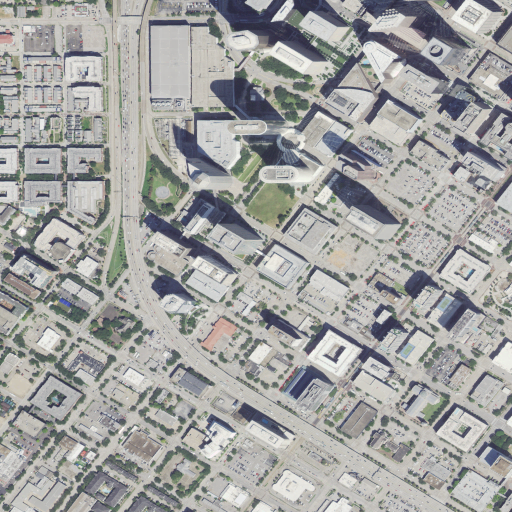
#> input picture data/naip_raw.png, 1024 x 1024 px (shown at 1/2 size); its folder holds only this picture in this run
$ python dip_pipeline.py   (older library calls are emulated)
#> lines starting #> are read from the running program, lines starting #| are printed output that depends on the picture; after the words box and inside, x2 and y2 are one past the last pixel; in counts of white or black regions, pixels touching at a corner belong together
"""
Urban Land Cover Analysis Pipeline
Group H - Nisarg Shah, Ansar Ur Rahman Mohammed
Digital Image Processing course project

Implements every stage from the proposal on a real 1024x1024 NAIP (1 m) crop
of the I-45/I-59 interchange / Buffalo Bayou, downtown Houston, TX:
  Point Processing      : gamma correction, linear contrast stretch
  Histogram Processing  : CLAHE (vs. global HE for justification)
  Spatial Filtering     : median filtering, Laplacian/unsharp sharpening
  Frequency-Domain      : FFT low-pass / high-pass
  Edge & Corner Det.    : Canny, Harris
  Optional extension    : YOLOv8 pretrained detector on the same crop

Every tunable parameter is derived from the image's own statistics (not a
fixed default) and logged to outputs/metrics.json with the numbers that
justify it, per the proposal's promise to justify parameters quantitatively.
"""
import json
import os

import cv2
import numpy as np
import matplotlib
matplotlib.use("Agg")
import matplotlib.pyplot as plt

BASE = os.path.dirname(os.path.dirname(os.path.abspath(__file__)))
DATA = os.path.join(BASE, "data")
OUT = os.path.join(BASE, "outputs")
os.makedirs(OUT, exist_ok=True)

metrics = {}


def save(name, img):
    cv2.imwrite(os.path.join(OUT, name), img)


def to_gray(bgr):
    return cv2.cvtColor(bgr, cv2.COLOR_BGR2GRAY)


# ---------------------------------------------------------------------------
# 0. Load
# ---------------------------------------------------------------------------
raw_path = os.path.join(DATA, "naip_raw.png")
color = cv2.imread(raw_path, cv2.IMREAD_COLOR)
#> color is the input picture: shape (1024, 1024, 3); mean B, G, R 160.4, 161.9, 161.4
if color is None:
    raise SystemExit(f"could not read {raw_path}")
gray = to_gray(color)
save("00_original_color.png", color)
save("01_original_gray.png", gray)
metrics["source"] = {
    "file": "naip_raw.png",
    "size_px": list(gray.shape[::-1]),
    "resolution_m_per_px": 1.0,
    "provider": "USGS NAIP (National Map ImageServer), U.S. Government public domain",
    "scene": "I-45/I-59 interchange & Buffalo Bayou, downtown Houston, TX",
}

# ---------------------------------------------------------------------------
# 1. POINT PROCESSING
# ---------------------------------------------------------------------------
# 1a. Gamma correction, tuned to the scene's own shadow intensity.
# "Shadow" pixels = darkest quartile of the image (building shadow sides /
# tree-canopy interiors). Pick gamma so their mean maps close to a mid-gray
# target of 110/255, brightening them without blowing out bright pavement.
shadow_thresh = np.percentile(gray, 25)
#> shadow_thresh = 125
shadow_mask = gray <= shadow_thresh
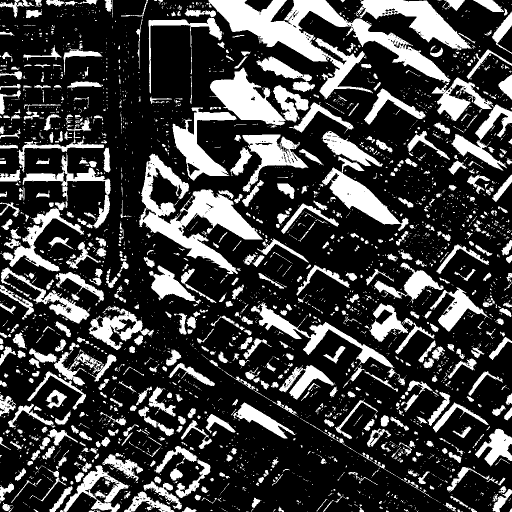
#> shadow_mask: shape (1024, 1024) bool (shown at 1/2 size); 25.2% white; 3174 white regions (2490 under 20 px), largest, box (x1, y1, x2, y2) and area: (417, 0, 1024, 280) 30681, (278, 307, 526, 548) 17214, (711, 0, 943, 101) 8418
shadow_mean = float(gray[shadow_mask].mean())
#> shadow_mean = 89.5
target = 110.0
gray_n = gray.astype(np.float64) / 255.0
if 0 < shadow_mean < 255:
    # out = in^(1/gamma)  =>  gamma = ln(in)/ln(out)
    gamma = float(np.log(shadow_mean / 255.0) / np.log(target / 255.0))
#> gamma = 1.25
else:
    gamma = 1.0
gamma = float(np.clip(gamma, 0.3, 3.0))
gamma_img = np.power(gray_n, 1.0 / gamma)
gamma_img = np.clip(gamma_img * 255.0, 0, 255).astype(np.uint8)
save("02a_gamma_corrected.png", gamma_img)
new_shadow_mean = float(gamma_img[shadow_mask].mean())
#> new_shadow_mean = 109.1
metrics["gamma_correction"] = {
    "shadow_pixel_definition": "darkest 25th percentile of scene",
    "shadow_intensity_threshold": float(shadow_thresh),
    "mean_shadow_intensity_before": shadow_mean,
    "target_mean_shadow_intensity": target,
    "gamma_used": gamma,
    "mean_shadow_intensity_after": new_shadow_mean,
}

# 1b. Linear contrast stretch using a robust percentile clip (2nd/98th),
# not a fixed 0-255 assumption, applied to the gamma-corrected image.
p2, p98 = np.percentile(gamma_img, [2, 98])
#> p2 = 80; p98 = 233
stretched = np.clip((gamma_img.astype(np.float64) - p2) * 255.0 / max(p98 - p2, 1e-6), 0, 255).astype(np.uint8)
save("02b_contrast_stretched.png", stretched)
metrics["linear_contrast_stretch"] = {
    "p2": float(p2), "p98": float(p98),
    "dynamic_range_before": int(gamma_img.max()) - int(gamma_img.min()),
    "dynamic_range_after": int(stretched.max()) - int(stretched.min()),
}

# ---------------------------------------------------------------------------
# 2. HISTOGRAM PROCESSING: CLAHE, benchmarked against global HE
# ---------------------------------------------------------------------------
clahe = cv2.createCLAHE(clipLimit=2.5, tileGridSize=(8, 8))
clahe_img = clahe.apply(stretched)
global_he = cv2.equalizeHist(stretched)
save("03a_clahe.png", clahe_img)
save("03b_global_hist_eq_for_comparison.png", global_he)


def local_std_map(img, k=16):
#> called with k = 16
    f = img.astype(np.float32)
    mean = cv2.blur(f, (k, k))
    sq_mean = cv2.blur(f * f, (k, k))
    var = np.clip(sq_mean - mean * mean, 0, None)
    return np.sqrt(var)


clahe_std_map = local_std_map(clahe_img)
global_std_map = local_std_map(global_he)
orig_std_map = local_std_map(stretched)
# Balance metric: how evenly each method *increases* local contrast, in the
# scene's darkest quartile (shadowed) vs. brightest quartile (pavement/water
# glare), relative to the pre-equalization baseline. Global HE applies one
# mapping to the whole histogram, so its contrast *gain* should skew toward
# whichever tone band dominates that histogram; CLAHE, being tile-local,
# should gain both bands more evenly (gain ratio closer to 1.0).
bright_mask = gray >= np.percentile(gray, 75)
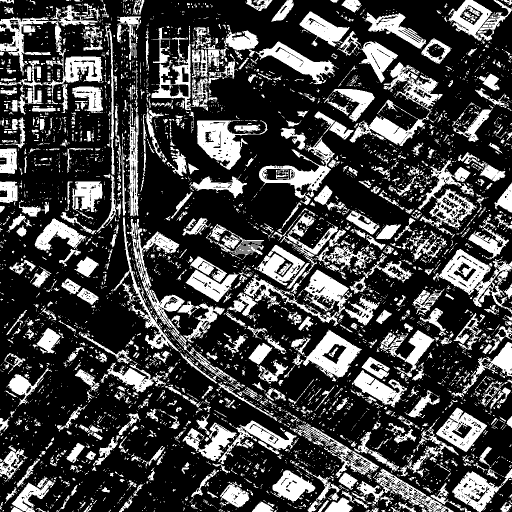
#> bright_mask: shape (1024, 1024) bool (shown at 1/2 size); 27.3% white; 4915 white regions (4075 under 20 px), largest, box (x1, y1, x2, y2) and area: (866, 498, 1024, 628) 6487, (487, 539, 704, 652) 6356, (260, 438, 486, 781) 6242
orig_dark = float(orig_std_map[shadow_mask].mean())
#> orig_dark = 53.98
orig_bright = float(orig_std_map[bright_mask].mean())
#> orig_bright = 38.94
clahe_dark = float(clahe_std_map[shadow_mask].mean())
#> clahe_dark = 53.93
clahe_bright = float(clahe_std_map[bright_mask].mean())
#> clahe_bright = 44.58
global_dark = float(global_std_map[shadow_mask].mean())
#> global_dark = 49.05
global_bright = float(global_std_map[bright_mask].mean())
#> global_bright = 53.33
clahe_gain_dark = clahe_dark / max(orig_dark, 1e-6)
#> clahe_gain_dark = 0.999
clahe_gain_bright = clahe_bright / max(orig_bright, 1e-6)
#> clahe_gain_bright = 1.14
global_gain_dark = global_dark / max(orig_dark, 1e-6)
#> global_gain_dark = 0.909
global_gain_bright = global_bright / max(orig_bright, 1e-6)
#> global_gain_bright = 1.37
clahe_gain_balance = clahe_gain_dark / max(clahe_gain_bright, 1e-6)
#> clahe_gain_balance = 0.873
global_gain_balance = global_gain_dark / max(global_gain_bright, 1e-6)
#> global_gain_balance = 0.663
metrics["clahe"] = {
    "clip_limit": 2.5, "tile_grid": [8, 8],
    "mean_local_std_overall": {"clahe": float(clahe_std_map.mean()), "global_he": float(global_std_map.mean())},
    "mean_local_std_pre_equalization": {"dark_quartile": orig_dark, "bright_quartile": orig_bright},
    "contrast_gain_in_dark_quartile": {"clahe": clahe_gain_dark, "global_he": global_gain_dark},
    "contrast_gain_in_bright_quartile": {"clahe": clahe_gain_bright, "global_he": global_gain_bright},
    "dark_to_bright_gain_balance_ratio": {"clahe": clahe_gain_balance, "global_he": global_gain_balance},
    "more_balanced_method": "clahe" if abs(clahe_gain_balance - 1) < abs(global_gain_balance - 1) else "global_he",
    "note": "gain = local-std(output)/local-std(pre-equalization input) in that tone "
            "band; balance ratio = dark-band gain / bright-band gain, closer to 1.0 "
            "means the method boosted local contrast about as much in shadows as in "
            "bright pavement instead of skewing toward one band. 'more_balanced_method' "
            "is computed from the logged ratios, not assumed.",
}

# ---------------------------------------------------------------------------
# 3. SPATIAL FILTERING: median denoise, then Laplacian/unsharp sharpening
# ---------------------------------------------------------------------------
# Real NAIP crop is fairly clean, so to genuinely exercise + validate the
# median filter we add a controlled amount of salt-and-pepper noise first,
# denoise it, and report how much is recovered (this is stated in the
# report; the *sharpening* stage below still runs on the real, noise-free
# CLAHE image, matching the proposal's road/building use case).
rng = np.random.default_rng(0)
noisy = clahe_img.copy()
sp_amount = 0.02
n_pixels = int(sp_amount * noisy.size)
#> n_pixels = 20971
ys = rng.integers(0, noisy.shape[0], n_pixels)
xs = rng.integers(0, noisy.shape[1], n_pixels)
half = n_pixels // 2
#> half = 10485
noisy[ys[:half], xs[:half]] = 255
noisy[ys[half:], xs[half:]] = 0
save("04a_synthetic_noisy_input.png", noisy)

edges_clean = cv2.Laplacian(clahe_img, cv2.CV_32F)
candidates = []
for k in (3, 5, 7):
    med = cv2.medianBlur(noisy, k)
    err = float(np.mean((med.astype(np.float32) - clahe_img.astype(np.float32)) ** 2))
    edges_med = cv2.Laplacian(med, cv2.CV_32F)
    edge_corr = float(np.corrcoef(edges_clean.flatten(), edges_med.flatten())[0, 1])
    candidates.append({"k": k, "mse": err, "edge_corr": edge_corr, "img": med})
    if k == 5:
        save("04b_median_k5.png", med)
#> this loop made 3 passes
#> (err, edge_corr) on passes 1 to 3: (156.2, 0.593), (388.7, 0.381), (622.4, 0.274)
#> pass 1, `edges_med = cv2.Laplacian(med, cv2.CV_32F)`:
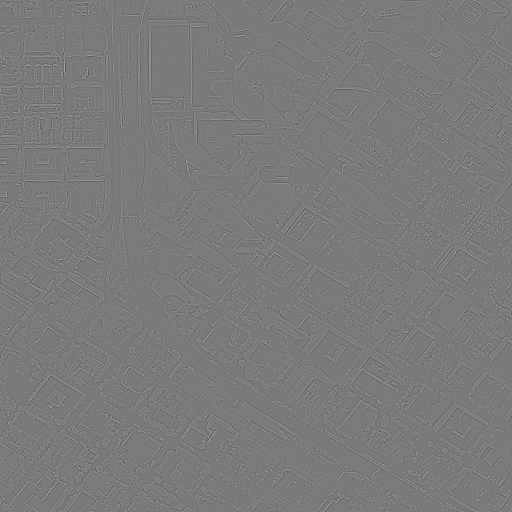
#> edges_med: shape (1024, 1024) float32 (shown at 1/2 size); min -368, max 397, mean 0; drawn with min black and max white
#> after the loop, candidates = 3 items
best_mse = min(c["mse"] for c in candidates)
#> best_mse = 156.2
# smallest kernel whose MSE is within 10% of the best (avoids over-blurring
# with a larger kernel once returns diminish)
chosen = next(c for c in candidates if c["mse"] <= best_mse * 1.10)
#> chosen = 4 items
best_k, best_score, best_edge_corr = chosen["k"], chosen["mse"], chosen["edge_corr"]
#> best_k = 3; best_score = 156.2; best_edge_corr = 0.593
median_img = chosen["img"]
save("04c_median_denoised_chosen.png", median_img)
metrics["median_filter"] = {
    "noise_injected": "salt_and_pepper", "amount": sp_amount,
    "candidates": [{"k": c["k"], "mse_vs_clean": c["mse"], "edge_corr_vs_clean": c["edge_corr"]} for c in candidates],
    "kernel_chosen": best_k,
    "selection_rule": "smallest kernel within 10% of the minimum MSE vs. the clean "
                       "(pre-noise) reference, i.e. the smallest window that still "
                       "removes the salt-and-pepper noise without unnecessary blur",
    "mse_vs_clean_at_chosen_k": best_score,
    "edge_correlation_at_chosen_k": best_edge_corr,
}

# Laplacian / unsharp-mask sharpening, on the clean CLAHE image (roads &
# building boundaries), weight chosen to avoid ringing/overshoot.
lap = cv2.Laplacian(clahe_img, cv2.CV_64F, ksize=3)
# The CLAHE output already spans the full 0-255 range on this scene, so any
# unsharp weight clips *some* pixels at hard roof/road edges. Pick the
# largest weight tested that keeps clipping to a small, bounded fraction
# (<=5% of pixels), i.e. the strongest sharpening still safe from visible
# overshoot/ringing on most of the frame.
weight_candidates = [0.01, 0.02, 0.03, 0.05, 0.1, 0.15, 0.2, 0.3, 0.4, 0.6]
clip_budget = 0.05
weight_trials = []
for w in weight_candidates:
    trial = np.clip(clahe_img.astype(np.float64) - w * lap, 0, 255).astype(np.uint8)
    frac = float(np.mean((trial == 255) | (trial == 0)))
    trial_lap = cv2.Laplacian(trial, cv2.CV_64F, ksize=3)
    hf_energy = float(np.mean(np.abs(trial_lap)))
    weight_trials.append({"weight": w, "clipped_pixel_fraction": frac, "high_freq_energy": hf_energy})
#> this loop made 10 passes
#> (frac, hf_energy) on passes 1 to 10: (0.025, 114.5), (0.0292, 122.9), (0.0345, 131.6), (0.0459, 149), (0.0785, 190.9), (0.113, 229.2), (0.147, 263.7), (0.212, 322.3), (0.268, 370.1), (0.358, 444.3)
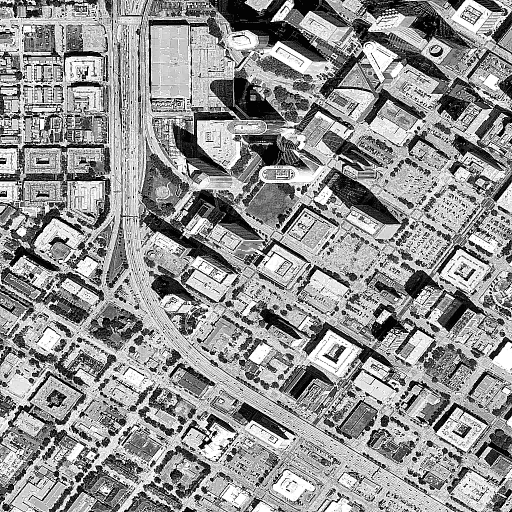
#> trial: shape (1024, 1024) (shown at 1/2 size); min 0, max 255, mean 146.6
#> after the loop, weight_trials = 10 items

under_budget = [t for t in weight_trials if t["clipped_pixel_fraction"] <= clip_budget]
#> under_budget = 4 items
chosen = under_budget[-1] if under_budget else weight_trials[0]
#> chosen = {'weight': 0.05, 'clipped_pixel_fraction': 0.0459, 'high_freq_energy': 149}
sharpen_weight = chosen["weight"]
#> sharpen_weight = 0.05
sharp = np.clip(clahe_img.astype(np.float64) - sharpen_weight * lap, 0, 255).astype(np.uint8)
overshoot_frac = chosen["clipped_pixel_fraction"]
#> overshoot_frac = 0.0459
save("04d_laplacian_sharpened.png", sharp)
metrics["laplacian_sharpening"] = {
    "kernel_size": 3,
    "weights_tested": weight_trials,
    "weight_chosen": sharpen_weight,
    "clip_budget": clip_budget,
    "clipped_pixel_fraction": overshoot_frac,
    "note": "largest weight tested that keeps clipped (0/255) pixel fraction at or "
            f"below the {int(clip_budget*100)}% budget, to bound overshoot/ringing "
            "on high-contrast roof/road edges while still sharpening",
}

# ---------------------------------------------------------------------------
# 4. FREQUENCY-DOMAIN FILTERING
# ---------------------------------------------------------------------------
f = np.fft.fft2(gray.astype(np.float64))
fshift = np.fft.fftshift(f)
mag = np.log(np.abs(fshift) + 1)
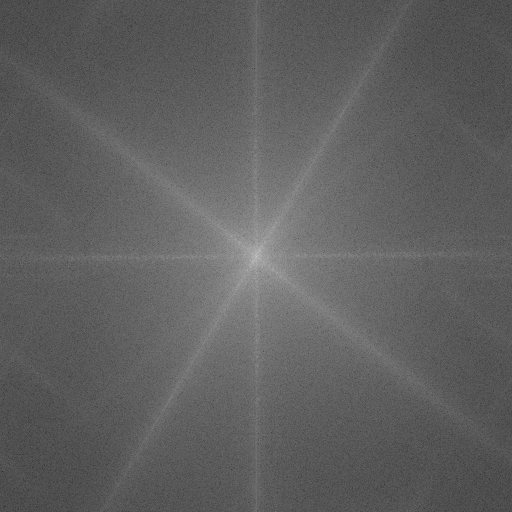
#> mag: shape (1024, 1024) float64 (shown at 1/2 size); min 2.88, max 18.95, mean 8.92; drawn with min black and max white
mag_img = cv2.normalize(mag, None, 0, 255, cv2.NORM_MINMAX).astype(np.uint8)
save("05a_fft_magnitude_spectrum.png", mag_img)

h, w = gray.shape
#> h = 1024; w = 1024
cy, cx = h // 2, w // 2
#> cy = 512; cx = 512
Y, X = np.ogrid[:h, :w]
#> Y = 1024 values from 0 to 1023
r = np.sqrt((X - cx) ** 2 + (Y - cy) ** 2).astype(np.int32)
power = np.abs(fshift) ** 2
radial_power = np.bincount(r.ravel(), weights=power.ravel())
#> radial_power = 725 values, max 2.87e+16 at index 0, min 3984016 at index 724, mean 4.3e+13
radial_count = np.bincount(r.ravel())
radial_profile = radial_power / np.maximum(radial_count, 1)
#> radial_profile = 725 values, max 2.87e+16 at index 0, min 3984016 at index 724, mean 3.96e+13
# Exclude the DC bin (r=0, the image mean) from the cumulative-power target:
# it alone can hold most of the energy and would trivially satisfy any
# threshold at radius 0. The cutoff is chosen from the AC (non-DC) power.
ac_power = radial_power.copy()
#> ac_power has the same summary as radial_power
ac_power[0] = 0.0
cum_power = np.cumsum(ac_power) / np.sum(ac_power)
#> cum_power = 725 values from 0 to 1
cutoff_radius = max(1, int(np.searchsorted(cum_power, 0.90)))
#> cutoff_radius = 125

fig, ax = plt.subplots(figsize=(5, 3.2))
ax.plot(cum_power)
ax.axvline(cutoff_radius, color="r", linestyle="--", label=f"r={cutoff_radius} (90% power)")
ax.set_xlabel("radius (cycles)")
ax.set_ylabel("cumulative power fraction")
ax.set_title("Radial power spectrum (cutoff selection)")
ax.legend()
fig.tight_layout()
fig.savefig(os.path.join(OUT, "05b_radial_power_spectrum.png"), dpi=130)
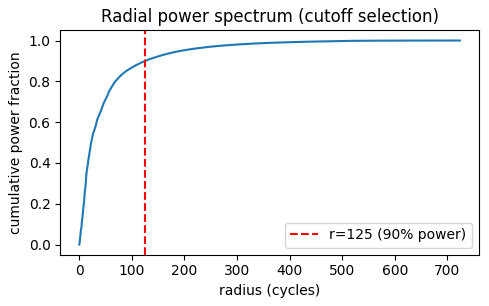
#> figure drawn by matplotlib, 1 panel; curve peaks at x = 724, y = 1
plt.close(fig)

mask_low = np.zeros((h, w), np.uint8)
cv2.circle(mask_low, (cx, cy), cutoff_radius, 1, -1)
#> mask_low: shape (1024, 1024); values 0 (black) and 1 (white), 4.7% white; 1 white region, box (x1, y1, x2, y2) and area: (387, 387, 638, 638) 49077
low_shift = fshift * mask_low
low_img = np.fft.ifft2(np.fft.ifftshift(low_shift))
low_img = np.clip(np.abs(low_img), 0, 255).astype(np.uint8)
save("05c_fft_lowpass.png", low_img)

mask_high = 1 - mask_low
high_shift = fshift * mask_high
high_img = np.fft.ifft2(np.fft.ifftshift(high_shift))
high_img = np.abs(high_img)
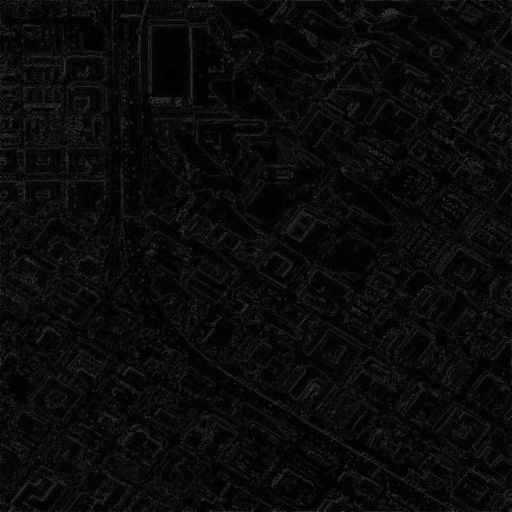
#> high_img: shape (1024, 1024) float64 (shown at 1/2 size); min 2.95e-05, max 111.2, mean 10.8
high_img = cv2.normalize(high_img, None, 0, 255, cv2.NORM_MINMAX).astype(np.uint8)
save("05d_fft_highpass.png", high_img)

metrics["fft_filtering"] = {
    "cutoff_rule": "smallest radius capturing 90% of cumulative radial power",
    "cutoff_radius_px": cutoff_radius,
    "image_size_px": [w, h],
    "lowpass_output": "05c_fft_lowpass.png (coarse land-cover regions)",
    "highpass_output": "05d_fft_highpass.png (fine structure: street grid, rooftops)",
}

# ---------------------------------------------------------------------------
# 5. EDGE & CORNER DETECTION
# ---------------------------------------------------------------------------
gx = cv2.Sobel(sharp, cv2.CV_64F, 1, 0, ksize=3)
gy = cv2.Sobel(sharp, cv2.CV_64F, 0, 1, ksize=3)
grad_mag = np.sqrt(gx ** 2 + gy ** 2)
med_grad = float(np.median(grad_mag))
#> med_grad = 99.57
lower = max(0, 0.66 * med_grad)
#> lower = 65.72
upper = min(255, 1.33 * med_grad)
#> upper = 132.4
canny = cv2.Canny(sharp, int(lower), int(upper))
save("06a_canny_edges.png", canny)
edge_density = float(np.mean(canny > 0))
#> edge_density = 0.276

fig, ax = plt.subplots(figsize=(5, 3.2))
ax.hist(grad_mag.ravel(), bins=80, color="steelblue")
ax.axvline(lower, color="orange", linestyle="--", label=f"low={lower:.1f}")
ax.axvline(upper, color="red", linestyle="--", label=f"high={upper:.1f}")
ax.set_title("Gradient-magnitude histogram (Canny threshold selection)")
ax.set_xlabel("|grad|")
ax.legend()
fig.tight_layout()
fig.savefig(os.path.join(OUT, "06b_gradient_histogram.png"), dpi=130)
plt.close(fig)

metrics["canny"] = {
    "threshold_rule": "median-of-gradient heuristic: low=0.66*median(|grad|), high=1.33*median(|grad|)",
    "median_gradient_magnitude": med_grad,
    "low_threshold": lower, "high_threshold": upper,
    "edge_pixel_fraction": edge_density,
}

harris = cv2.cornerHarris(np.float32(sharp), blockSize=2, ksize=3, k=0.04)
harris_norm = cv2.normalize(harris, None, 0, 255, cv2.NORM_MINMAX)
thresh_frac = 0.01
corner_thresh = thresh_frac * harris.max()
#> corner_thresh = 3392143.7
corner_mask = harris > corner_thresh
overlay = color.copy()
overlay[cv2.dilate(corner_mask.astype(np.uint8), None) == 1] = [0, 0, 255]
save("06c_harris_corners.png", overlay)
metrics["harris"] = {
    "block_size": 2, "ksize": 3, "k": 0.04,
    "threshold_rule": f"{thresh_frac} * max response",
    "num_corner_pixels": int(corner_mask.sum()),
}

# ---------------------------------------------------------------------------
# 6. OPTIONAL DEEP-LEARNING EXTENSION: pretrained YOLOv8 on the same crop
# ---------------------------------------------------------------------------
yolo_result = {"attempted": True}
try:
    from ultralytics import YOLO
#> (the run stopped early here; a loop or call above may not have finished)
